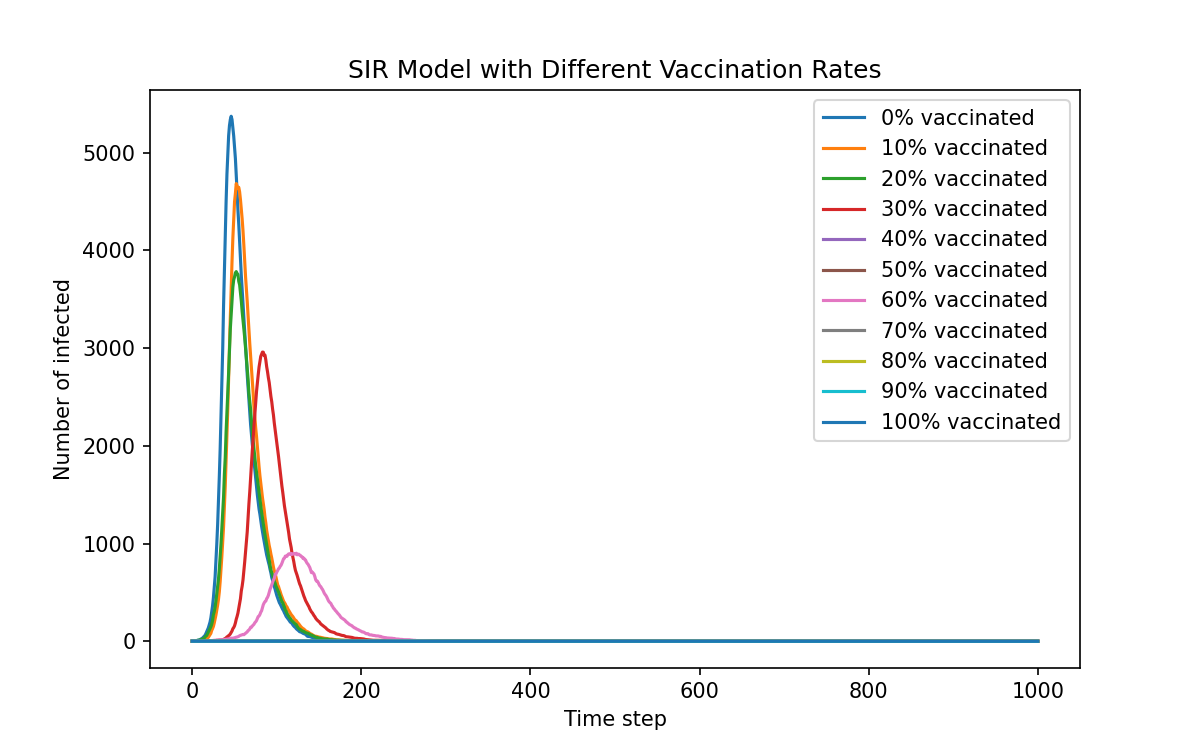

Write Python code to recreate this figure.
import numpy as np
import matplotlib.pyplot as plt

# Model parameters
N = 10000                # Total population
beta = 0.3               # Infection rate
gamma = 0.05             # Recovery rate
T = 1000                 # Simulation time steps

# Vaccination rates from 0% to 100% with 10% step
vacc_rates = np.arange(0, 1.01, 0.1)

# Create figure
plt.figure(figsize=(8, 5), dpi=150)

# Simulate for each vaccination rate
for vrate in vacc_rates:
    # Initial conditions: vaccinated individuals are immune (considered as Recovered)
    R = int(N * vrate)
    S = N - R - 1         # Susceptible individuals
    I = 1                 # One initial infected individual
    
    # Ensure non-negative population
    S = max(S, 0)
    
    # Record infected individuals over time
    I_list = [I]
    
    # Time iteration
    for t in range(T):
        # Calculate new infections (binomial distribution for stochastic simulation)
        infection_prob = beta * (I / N)
        new_infections = np.random.binomial(S, infection_prob) if S > 0 else 0
        
        # Calculate new recoveries
        new_recoveries = np.random.binomial(I, gamma) if I > 0 else 0
        
        # Update SIR states
        S = S - new_infections
        I = I + new_infections - new_recoveries
        R = R + new_recoveries
        
        # Store results
        I_list.append(I)
    
    # Plot curve for current vaccination rate
    plt.plot(I_list, label=f'{int(vrate*100)}% vaccinated')

# Plot settings
plt.xlabel('Time step')
plt.ylabel('Number of infected')
plt.title('SIR Model with Different Vaccination Rates')
plt.legend()
plt.savefig("SIR_vaccination.png")  # Save figure as required
plt.show()
